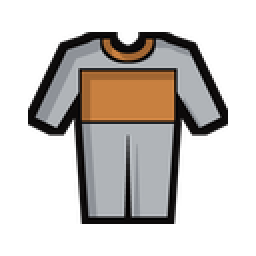
#> input picture art/thermal-wetsuit/ThermalWetsuit_B_core.png, 128 x 128 px, given in place of NeopreneWetsuit_B_yoke.png, which was not available (shown 2 times larger)
$ python thermal_sheet.py ThermalWetsuit_B_core.png ThermalWetsuit_B_core_Male_east.png ThermalWetsuit_B_core_Male_east.png ThermalWetsuit_B_core_Male_east.png out.png
#> lines starting #> are read from the running program, lines starting #| are printed output that depends on the picture
"""Contact sheet for the thermal wetsuit candidates (gear-tiers ticket 10), beside the approved neoprene wetsuit (05, B).

Each block is one suit: the item at 2x and at game size, then the suit worn on Male, Female, Thin, Hulk and Fat facing south,
east and north, with a bald vanilla head (skin-tinted) and the approved glass mask, at 1.25x. The neoprene reference is drawn
by art/neoprene-wetsuit/neoprene_wetsuit_art.py (its textures are not in Textures/ yet). Vanilla bodies and heads are used only
to place the views on the sheet; the sheet is review output (work/ is ignored), never committed.

Placement: body and head are 128 px textures on a 1.5-cell mesh, so 85.3 px per cell. The body type's headOffset
(x, 0.34) lifts the head 0.34 cells; x applies on east (and mirrored west) only.

Usage: python -I thermal_sheet.py <thermal_dir> <neoprene_dir> <repo_root> <vanilla Humanlike dir> <out.png>
<thermal_dir> and <neoprene_dir> are the two art scripts' output for all five body types."""
import sys
from pathlib import Path

from PIL import Image, ImageChops, ImageDraw, ImageFont

CAND = Path(sys.argv[1])
NEO = Path(sys.argv[2])
REPO = Path(sys.argv[3])
HUMAN = Path(sys.argv[4])
OUT = Path(sys.argv[5])

BODIES = ["Male", "Female", "Thin", "Hulk", "Fat"]
DIRS = ["south", "east", "north"]
HEAD_X = {"Male": 0.04, "Female": 0.10, "Thin": 0.09, "Hulk": 0.10, "Fat": 0.09}  # BodyTypeDef headOffset, RimWorld 1.6
HEAD_Z = 0.34
PPC = 128 / 1.5
SKIN = (236, 200, 166)
BG = (146, 138, 120)  # a sandy ground tone
TILE = 160  # 1.25x of a 128 px texture
APPAREL = REPO / "Textures/Things/Spearfishing/Apparel"
FONT = ImageFont.load_default(size=16)
SMALL = ImageFont.load_default(size=13)


def files(folder, stem):
    return folder / f"{stem}.png", lambda b, d: folder / f"{stem}_{b}_{d}.png"


SUITS = [("Neoprene B: chest yoke (approved, tier below)", *files(NEO, "NeopreneWetsuit_B_yoke"))] + [
    (f"Thermal {k}: {label}", *files(CAND, f"ThermalWetsuit_{k}_{n}"))
    for k, n, label in [("A", "slateyoke", "slate yoke"), ("B", "core", "heated core"), ("C", "flanks", "slate flanks and chest band")]
]


def tint(img, colour):
    img = img.convert("RGBA")
    r, g, b, a = img.split()
    rgb = ImageChops.multiply(Image.merge("RGB", (r, g, b)), Image.new("RGB", img.size, colour))
    return Image.merge("RGBA", (*rgb.split(), a))


def load(path, colour=None):
    img = Image.open(path).convert("RGBA")
    return tint(img, colour) if colour else img


def pawn(suit, body, direction):
    """Body silhouette is not drawn: the suit covers it. Then head, then the glass mask, each at its offset."""
    canvas = Image.new("RGBA", (128, 192), (0, 0, 0, 0))
    top = 48  # room above the body texture for the raised head
    canvas.alpha_composite(suit, (0, top))
    dx = round(HEAD_X[body] * PPC) if direction == "east" else 0
    dz = round(HEAD_Z * PPC)
    head = load(HUMAN / f"Heads/Male/Male_Average_Normal_{direction}.png", SKIN)
    canvas.alpha_composite(head, (dx, top - dz))
    mask = load(APPAREL / f"GlassMask/GlassMask_{direction}.png")
    canvas.alpha_composite(mask, (dx, top - dz))
    return canvas


def scaled(img, f):
    return img.resize((round(img.width * f), round(img.height * f)), Image.LANCZOS)


ITEM_W = 360
ROW = 165
BLOCK_H = 3 * ROW + 50
sheet = Image.new("RGB", (ITEM_W + 5 * TILE + 40, len(SUITS) * BLOCK_H + 70), BG)
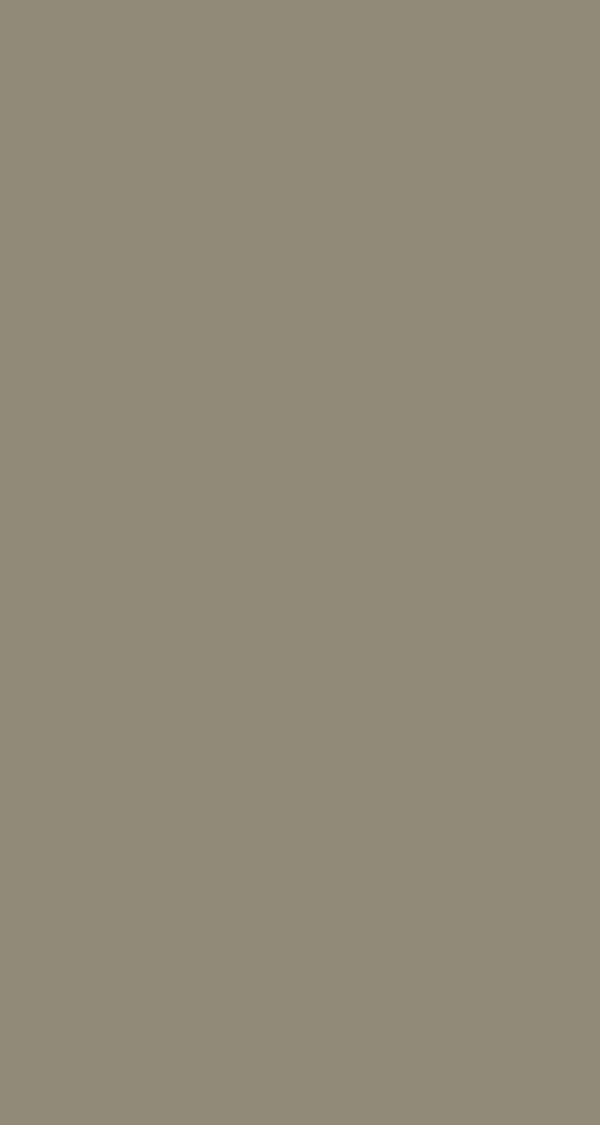
#> sheet: PIL image 1200x2250 RGB (shown at 1/2 size); mean R, G, B 146, 138, 120
d = ImageDraw.Draw(sheet)
d.text((20, 10), "Thermal wetsuit candidates (ticket 10) beside the approved neoprene wetsuit (05, B).", fill=(20, 20, 20), font=FONT)
d.text((20, 32), "Worn views 1.25x with a vanilla head and the glass mask; item at 2x and at game size (64 px).", fill=(20, 20, 20), font=FONT)
for i, (label, item_path, worn_path) in enumerate(SUITS):
    y0 = 70 + i * BLOCK_H
    d.line([(10, y0 - 8), (sheet.width - 10, y0 - 8)], fill=(90, 84, 72), width=2)
    d.text((20, y0), label, fill=(20, 20, 20), font=FONT)
    it = load(item_path)
#> in load, img is the input picture: PIL image 128x128 RGBA; mean R, G, B, A 49.6, 44.8, 41, 99.7
    sheet.paste(scaled(it, 2), (20, y0 + 30), scaled(it, 2))
    small = scaled(it, 0.5)
    sheet.paste(small, (20, y0 + 300), small)
    d.text((90, y0 + 320), "game size", fill=(40, 40, 40), font=SMALL)
    # The neoprene suit at game size beside each thermal one, to judge the tiers apart at map zoom.
    if i:
        neo = scaled(load(SUITS[0][1]), 0.5)
        sheet.paste(neo, (180, y0 + 300), neo)
        d.text((250, y0 + 320), "neoprene", fill=(40, 40, 40), font=SMALL)
    for c, body in enumerate(BODIES):
        x = ITEM_W + c * TILE
        d.text((x + 55, y0), body, fill=(20, 20, 20), font=SMALL)
        for r, direction in enumerate(DIRS):
            view = pawn(load(worn_path(body, direction)), body, direction)
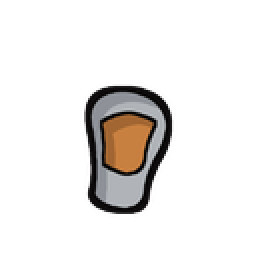
#> input picture art/thermal-wetsuit/ThermalWetsuit_B_core_Male_east.png, 128 x 128 px, given in place of NeopreneWetsuit_B_yoke_Male_south.png, which was not available (shown 2 times larger)
#> in load, img is the input picture: PIL image 128x128 RGBA; mean R, G, B, A 15.8, 13.7, 11.9, 34.8
#> in pawn, `canvas = Image.new("RGBA", (128, 192), (0, 0, 0, 0))`: canvas: PIL image 128x192 RGBA; every value is 0
#> in tint, `r, g, b, a = img.split()`:
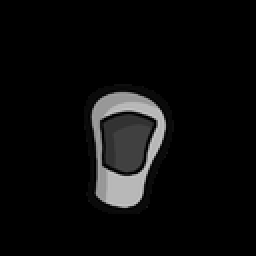
#> b: PIL image 128x128 L (shown 2 times larger); min 0, max 199, mean 11.9
#> in tint, `r, g, b, a = img.split()`:
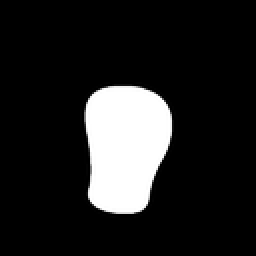
#> a: PIL image 128x128 L (shown 2 times larger); min 0, max 255, mean 34.8
#> in tint, `rgb = ImageChops.multiply(Image.merge("RGB", (r, g, b)), Image.new("RG..`:
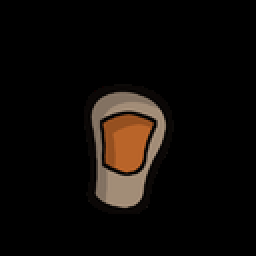
#> rgb: PIL image 128x128 RGB (shown 2 times larger); mean R, G, B 14.5, 10.6, 7.7
#> in tint, `return Image.merge("RGBA", (*rgb.split(), a))`:
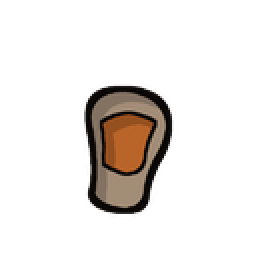
#> returned value: PIL image 128x128 RGBA (shown 2 times larger); mean R, G, B, A 14.5, 10.6, 7.7, 34.8; transparent parts drawn white
#> in pawn, `canvas.alpha_composite(head, (dx, top - dz))`:
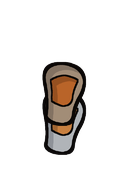
#> canvas: PIL image 128x192 RGBA; mean R, G, B, A 14.8, 11.8, 9.6, 35.6; transparent parts drawn white
#> (the run stopped early here; a loop or call above may not have finished)
